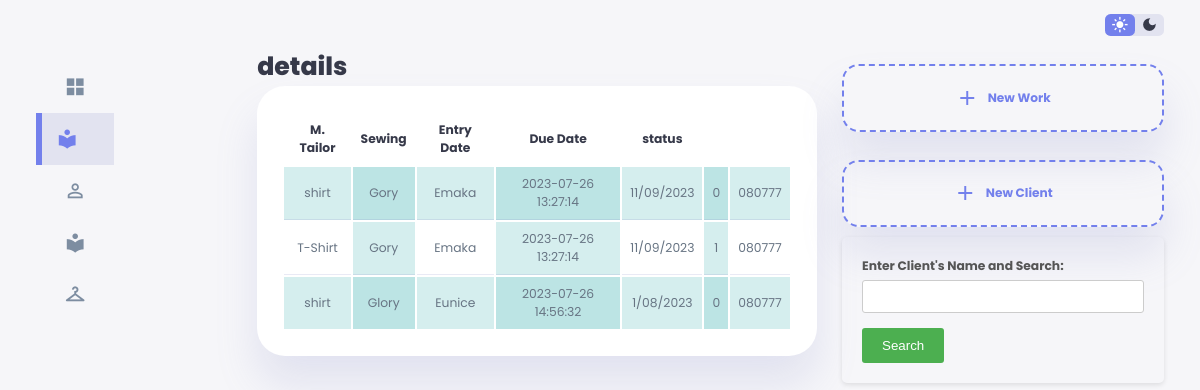
The app's page /search-jobs.php, older data.
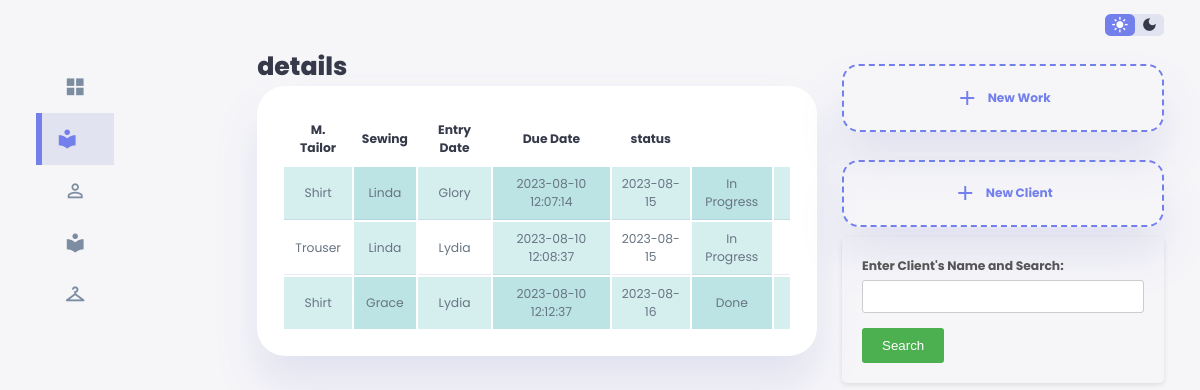
The same page, newer data.
### tables this page shows
CREATE TABLE `jobs` (
  `workID` int(11) NOT NULL,
  `fullname` varchar(50) NOT NULL,
  `style` varchar(50) NOT NULL,
  `measurement` varchar(50) NOT NULL,
  `sewing` varchar(50) NOT NULL,
  `date` timestamp NOT NULL DEFAULT current_timestamp() ON UPDATE current_timestamp(),
  `delivery_date` varchar(50) NOT NULL,
  `status` varchar(50) NOT NULL,
  `contact` varchar(50) NOT NULL,
  `shoulder` varchar(50) NOT NULL,
  `shoulder2burst` varchar(50) NOT NULL,
  `shoulder2under_burst` varchar(50) NOT NULL,
  `burst` varchar(50) NOT NULL,
  `burst_span` varchar(50) NOT NULL,
  `round_uder_burst` varchar(50) NOT NULL,
  `blouse_lenght` varchar(50) NOT NULL,
  `blouse_hips` varchar(50) NOT NULL,
  `blouse_waist` varchar(50) NOT NULL,
  `back_half_cut` varchar(50) NOT NULL,
  `neck_depth` varchar(50) NOT NULL,
  `round_sleeve` varchar(50) NOT NULL,
  `sleeve_lenght` varchar(50) NOT NULL,
  `shoulder2knee` varchar(50) NOT NULL,
  `skirt_waist` varchar(50) NOT NULL,
  `skirt_length` varchar(50) NOT NULL,
  `hips` varchar(50) NOT NULL,
  `full_length` varchar(50) NOT NULL,
  `round_knee` varchar(50) NOT NULL,
  `StatusC` varchar(50) NOT NULL
);

### search-jobs.php (the view, shortened to what this page needs)
<!DOCTYPE html>
<html lang="en">
<head>
    <link rel="stylesheet" href="css/style.css">
</head>
<body>
    <div class="container">
        <aside>
            <div class="sideBar">
                <a href="index.html">
                    <span class="material-icons-sharp">grid_view</span>
                </a>
                <a href="client_records.html" class="active">
                    <span class="material-icons-sharp">local_library</span>
                </a>
                <a href="newClient.html">
                    <span class="material-icons-sharp">person_outline</span>
                </a>
                <a href="workRecord.html">
                    <span class="material-icons-sharp">local_library</span>
                </a>
                <a href="newWorkentry.html">
                    <span class="material-icons-sharp">checkroom</span>
                </a>
                <a href="#">
                </a>
            </div>
            </aside>
        <main>
            <div class="recent-sales">
            <h1><?php echo $_GET['fullname']; ?> details</details></h1>
<?php
require 'config.php';
$fullname = $_GET['fullname'];
$sql = "SELECT * FROM jobs WHERE fullname LIKE '%$fullname%'";
$result = $conn->query($sql);
if ($result->num_rows > 0) {
    echo "<table border='1'>
    <tr>
        <th>Style</th>
        <th>M. Tailor</th>
        <th>Sewing</th>
        <th>Entry Date</th>
        <th>Due Date</th>
        <th>status</th>
        <th>Contact</th>
    </tr>";
    while ($row = $result->fetch_assoc()) {
        echo "<tr>
            <td>".$row['style']."</td>
            <td>".$row['measurement']."</td>
            <td>".$row['sewing']."</td>
            <td>".$row['date']."</td>
            <td>".$row['delivery_date']."</td>
            <td>".$row['StatusC']."</td>
            <td>".$row['contact']."</td>
        </tr>";
    }
    echo "</table>";
} else {
    echo "No results found.";
}
?>
                 </main>
                <div class="right">
                <div class="top">
                <div class="theme-toggler">
                    <span class="material-icons-sharp active">light_mode</span>
                    <span class="material-icons-sharp">dark_mode</span>
                </div>
                </div>
                <div class="sales-analytics">
                <a href="newWorkentry.html">
                    <div class="item add-product">
                        <div>
                            <span class="material-icons-sharp">add</span>
                            <h3>New Work</h3>
                        </div>
                    </div>
                </a>
             </div><div class="sales-analytics">
                <a href="newClient.html">
                    <div class="item add-product">
                        <div>
                            <span class="material-icons-sharp">add</span>
                            <h3>New Client</h3>
                        </div>
                    </div>
                </a>
            </div>
            <form action="/fashion-app/search.php" method="GET">
                <label for="fullname">Enter Client's Name and Search:</label>
                <input type="text" name="fullname" required><br>
                <input type="submit" value="Search">
            </form>
        </div>
    </div>
</body>
</html>

### search-jobs.php (style rules this page uses)
table, th, td { padding: 8px; }
tr:nth-child(even) { background-color: rgba(150, 212, 212, 0.4); }
td:nth-child(even) { background-color: rgba(150, 212, 212, 0.4); }

Row changes from the older to the newer data that the page shows:
removed jobs: style "shirt", measurement "Gory", sewing "Emaka", date "2023-07-26 13:27:14", delivery_date "11/09/2023", StatusC "0", contact "080777"
removed jobs: style "T-Shirt", measurement "Gory", sewing "Emaka", date "2023-07-26 13:27:14", delivery_date "11/09/2023", StatusC "1", contact "080777"
removed jobs: style "shirt", measurement "Glory", sewing "Eunice", date "2023-07-26 14:56:32", delivery_date "1/08/2023", StatusC "0", contact "080777"
added jobs: style "Shirt", measurement "Linda", sewing "Glory", date "2023-08-10 12:07:14", delivery_date "2023-08-15", StatusC "In Progress"
added jobs: style "Trouser", measurement "Linda", sewing "Lydia", date "2023-08-10 12:08:37", delivery_date "2023-08-15", StatusC "In Progress"
added jobs: style "Shirt", measurement "Grace", sewing "Lydia", date "2023-08-10 12:12:37", delivery_date "2023-08-16", StatusC "Done"
